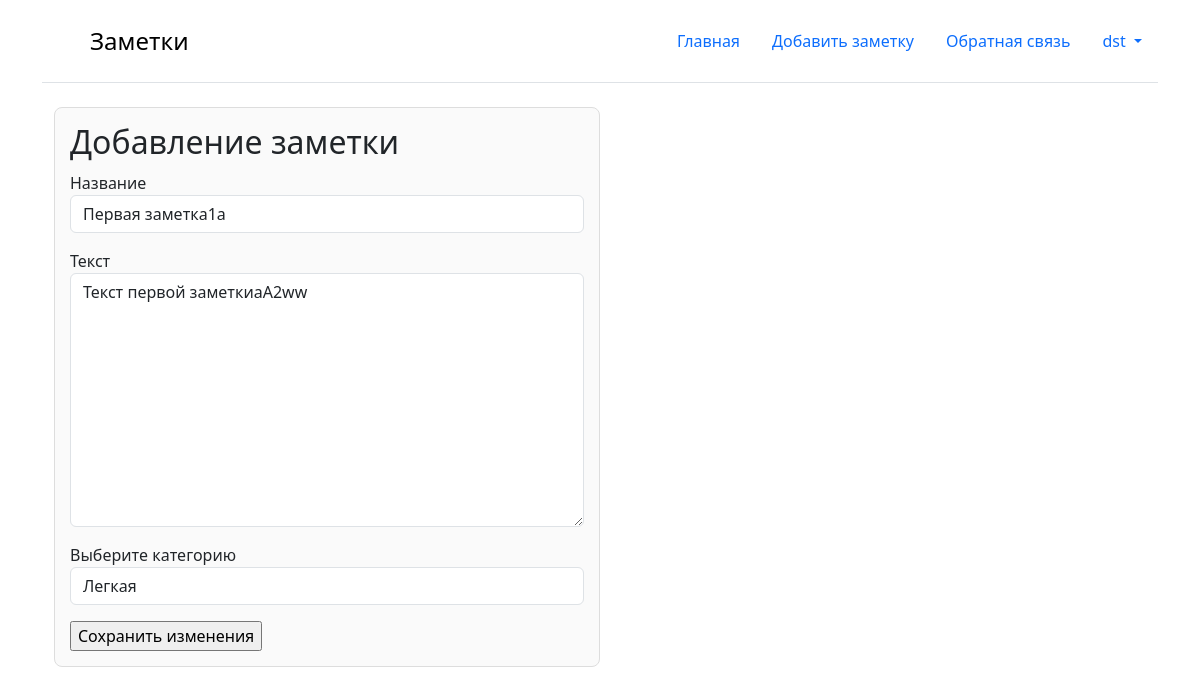
The app's page /posts/1/edit (signed in) with its own data.
### core/models.py (models this page shows, shortened)
class Post(models.Model):
    title = models.CharField(max_length=200)
    text = models.TextField()
    created_data = models.DateTimeField(auto_now_add=True)
    category = models.ForeignKey(PostCategory,
                                 blank = True,
                                 null = True,
                                 on_delete=models.SET_NULL,
                                 related_name='category_post')
    profile = models.ForeignKey(Profile,
                                related_name='profile_posts',
                                on_delete=models.CASCADE)
    class Meta:
        verbose_name = 'Запись'
        verbose_name_plural = 'Записи'

### core/views.py (the view)
# urls.py: path('posts/<int:post_id>/edit', post_edit, name='post_edit'),
@login_required
def post_edit(request, post_id):
    post = Post.objects.get(id=post_id)
    if post.profile != request.user.profile:
        raise Http404
    form = PostAddModelForm(instance=post)
    if request.method == 'POST':
        form = PostAddModelForm(request.POST, instance=post)
        if form.is_valid():
            form.save()
            return redirect('post_detail', post.id)
    return render(request, 'post_edit.html', {"post_add_form":form})

### core/forms.py (shortened to what this page needs)
class PostAddModelForm(forms.ModelForm):
    class Meta:
        model = Post
        fields = ['title', 'text', 'category']
    def __init__(self, *args, **kwargs):
        super(PostAddModelForm, self).__init__(*args, **kwargs)
        for visible in self.visible_fields():
            visible.field.widget.attrs['class'] = 'form-control'

### core/models.py (called while the page is built)
    def __str__(self):
        return self.title

### templates/post_edit.html (shortened to what this page needs)
{% extends 'base.html' %}
{% block content %}
<div class="container">
    <div class="col-md-6">
        <div class="post-card">
            <h2>Добавление заметки</h2>
            <form action="{% url 'post_edit' post_add_form.instance.id %}" method="post">
                <div class="mb-3">
                    <label for="{{ post_add_form.title.id_for_label }}">Название</label><br>
                    {{ post_add_form.title }}
                </div>
                <div class="mb-3">
                    <label for="{{ post_add_form.text.id_for_label }}">Текст</label><br>
                    {{ post_add_form.text }}
                </div>
                <div class="mb-3">
                    <label for="{{ post_add_form.category.id_for_label }}">Выберите категорию</label><br>
                    {{ post_add_form.category }}
                </div>
                <input type="submit" value="Сохранить изменения">
            </form>
        </div>
    </div>
</div>
{% endblock %}

### templates/base.html (shortened to what this page needs)
{% load static %}
<!DOCTYPE html>
<html lang="en">
<head>
    <link href="https://cdn.jsdelivr.net/npm/bootstrap@5.3.3/dist/css/bootstrap.min.css" rel="stylesheet"
>
</head>
<body>
<div class="container">
    <header class="d-flex flex-wrap justify-content-center py-3 mb-4 border-bottom">
        <a href="{% url 'main' %}" class="d-flex align-items-center mb-3 mb-md-0 me-md-auto link-body-emphasis text-decoration-none">
            <svg class="bi me-2" width="40" height="32">
                <use xlink:href="#bootstrap"></use>
            </svg>
            <span class="fs-4">Заметки</span>
        </a>
        <ul class="nav nav-pills">
            <li class="nav-item"><a class="nav-link" href="{% url 'main' %}">Главная</a></li>
            <li class="nav-item"><a class="nav-link" href="{% url 'post_add' %}">Добавить заметку</a></li>
            <li class="nav-item"><a class="nav-link" href="{% url 'feedback_add' %}">Обратная связь</a></li>
            {% if request.user.is_authenticated %}
            <li class="nav-item dropdown">
                <a class="nav-link dropdown-toggle" href="{% url 'login' %}" role="button" data-bs-toggle="dropdown" aria-expanded="false">
                    {{ user }}
                </a>
            </li>
            {% else %}
            <li class="nav-item"><a class="nav-link" href="{% url 'login' %}">Войти</a></li>
            <li class="nav-item"><a class="nav-link" href="{% url 'register' %}">Регистрация</a></li>
            {% endif %}
        </ul>
    </header>
    {% block content %}
    {% endblock %}
</div>
</body>
</html>

### templates/base.html (style rules this page uses)
h1, h2 { margin: 0; padding-bottom: 10px; }
.post-card { padding: 15px; margin-bottom: 20px; border: 1px solid #ddd; border-radius: 8px; background-color: #fafafa; }
ul { list-style-type: none; padding: 0; }
ul li { padding: 5px 0; }
ul li a { text-decoration: none; color: #333; }

### records on screen
Post: title "Первая заметка1a", text "Текст первой заметкиaA2ww", category "Легкая"

### other values on screen
{{ user }} "dst"
